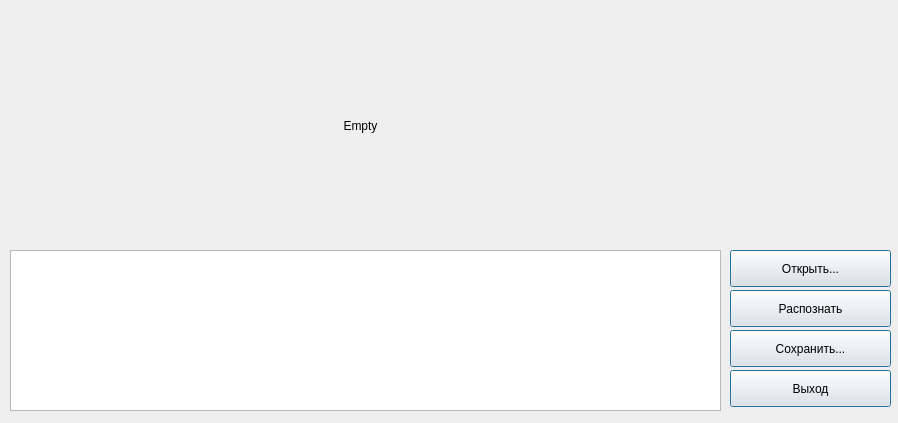
<?xml version="1.0" encoding="UTF-8"?>
<ui version="4.0">
 <class>Form</class>
 <widget class="QWidget" name="Form">
  <property name="geometry">
   <rect>
    <x>0</x>
    <y>0</y>
    <width>898</width>
    <height>423</height>
   </rect>
  </property>
  <property name="windowTitle">
   <string>OCR GUI</string>
  </property>
  <widget class="QPushButton" name="showd">
   <property name="geometry">
    <rect>
     <x>730</x>
     <y>250</y>
     <width>161</width>
     <height>37</height>
    </rect>
   </property>
   <property name="sizePolicy">
    <sizepolicy hsizetype="Minimum" vsizetype="Preferred">
     <horstretch>0</horstretch>
     <verstretch>0</verstretch>
    </sizepolicy>
   </property>
   <property name="sizeIncrement">
    <size>
     <width>0</width>
     <height>0</height>
    </size>
   </property>
   <property name="palette">
    <palette>
     <active>
      <colorrole role="Button">
       <brush brushstyle="SolidPattern">
        <color alpha="255">
         <red>170</red>
         <green>255</green>
         <blue>255</blue>
        </color>
       </brush>
      </colorrole>
     </active>
     <inactive>
      <colorrole role="Button">
       <brush brushstyle="SolidPattern">
        <color alpha="255">
         <red>239</red>
         <green>235</green>
         <blue>231</blue>
        </color>
       </brush>
      </colorrole>
     </inactive>
     <disabled>
      <colorrole role="Button">
       <brush brushstyle="SolidPattern">
        <color alpha="255">
         <red>239</red>
         <green>235</green>
         <blue>231</blue>
        </color>
       </brush>
      </colorrole>
     </disabled>
    </palette>
   </property>
   <property name="text">
    <string>Открыть...</string>
   </property>
   <property name="default">
    <bool>true</bool>
   </property>
   <property name="flat">
    <bool>false</bool>
   </property>
  </widget>
  <widget class="QTextEdit" name="textOut">
   <property name="geometry">
    <rect>
     <x>10</x>
     <y>250</y>
     <width>711</width>
     <height>161</height>
    </rect>
   </property>
   <property name="font">
    <font>
     <pointsize>14</pointsize>
     <weight>50</weight>
     <bold>false</bold>
    </font>
   </property>
   <property name="textInteractionFlags">
    <set>Qt::LinksAccessibleByKeyboard|Qt::LinksAccessibleByMouse|Qt::TextBrowserInteraction|Qt::TextEditable|Qt::TextEditorInteraction|Qt::TextSelectableByKeyboard|Qt::TextSelectableByMouse</set>
   </property>
  </widget>
  <widget class="QPushButton" name="btnConv">
   <property name="geometry">
    <rect>
     <x>730</x>
     <y>290</y>
     <width>161</width>
     <height>37</height>
    </rect>
   </property>
   <property name="text">
    <string>Распознать</string>
   </property>
   <property name="default">
    <bool>true</bool>
   </property>
  </widget>
  <widget class="QLabel" name="mylabel_2">
   <property name="geometry">
    <rect>
     <x>10</x>
     <y>10</y>
     <width>701</width>
     <height>231</height>
    </rect>
   </property>
   <property name="text">
    <string>Empty</string>
   </property>
   <property name="alignment">
    <set>Qt::AlignCenter</set>
   </property>
  </widget>
  <widget class="QPushButton" name="btnSave">
   <property name="geometry">
    <rect>
     <x>730</x>
     <y>330</y>
     <width>161</width>
     <height>37</height>
    </rect>
   </property>
   <property name="text">
    <string>Сохранить...</string>
   </property>
   <property name="default">
    <bool>true</bool>
   </property>
  </widget>
  <widget class="QLabel" name="label">
   <property name="geometry">
    <rect>
     <x>720</x>
     <y>10</y>
     <width>160</width>
     <height>160</height>
    </rect>
   </property>
   <property name="text">
    <string>&lt;html&gt;&lt;head/&gt;&lt;body&gt;&lt;p&gt;&lt;img src=&quot;:/newPrefix/fnt.png&quot;/&gt;&lt;/p&gt;&lt;/body&gt;&lt;/html&gt;</string>
   </property>
  </widget>
  <widget class="QPushButton" name="btnQuit">
   <property name="geometry">
    <rect>
     <x>730</x>
     <y>370</y>
     <width>161</width>
     <height>37</height>
    </rect>
   </property>
   <property name="text">
    <string>Выход</string>
   </property>
   <property name="default">
    <bool>true</bool>
   </property>
  </widget>
 </widget>
 <resources>
  <include location="pict.qrc"/>
 </resources>
 <connections/>
</ui>
